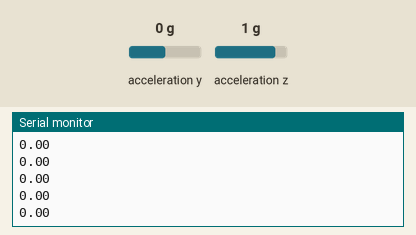
This sketch was run on a simulated Arduino Uno, built with avr-gcc and run on an emulated ATmega328P. On the bench: the last lines printed to the serial monitor. The test bench sets the inputs (shaded band); at power-on: acceleration y 0 g, acceleration z 1 g.

Above: at 1.2 s.
1.3 s: acceleration y set to -1.4 g
At 2.3 s:
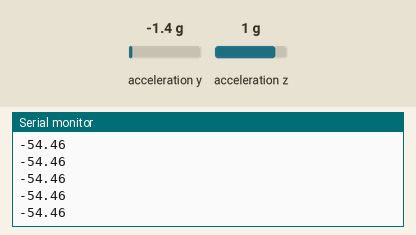
2.8 s: acceleration z set to -1.4 g
At 3.3 s:
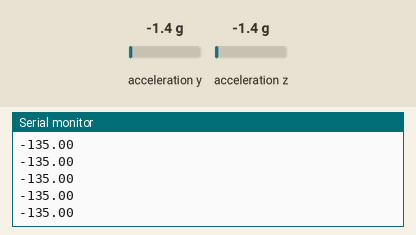
4.3 s: acceleration y set to -0.8 g
At 5.0 s:
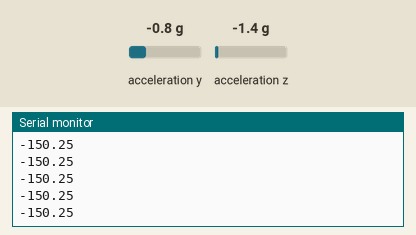
Timing chart, 0 to 7.3 s (numbered marks = the images above; inputs shaded):
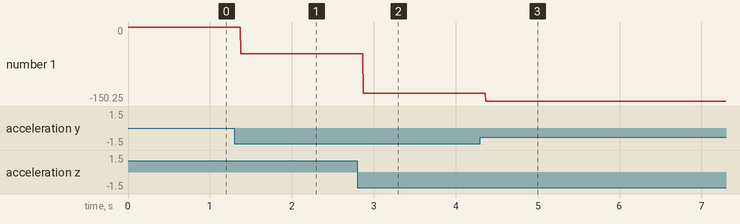

The sketch:

testSelfACc.ino
```cpp
#include <Wire.h>
#include <I2Cdev.h>
#include <MPU6050.h>
#include <math.h>

MPU6050 mpu;

int16_t accY, accZ;
float accAngle;

void setup() {
  mpu.initialize();
  Serial.begin(9600);
}

void loop() {
  accZ = mpu.getAccelerationZ();
  accY = mpu.getAccelerationY();

  accAngle = atan2(accY, accZ)*RAD_TO_DEG;

  if(isnan(accAngle));
  else
    Serial.println(accAngle);
}
```

Measured:
- after the input at 1.3 s, the serial monitor: prints a new line after 0.07 s (image 1)
- after the input at 2.8 s, the serial monitor: prints a new line after 0.07 s (image 2)
- after the input at 4.3 s, the serial monitor: prints a new line after 0.07 s (image 3)
- plotted number 1: 0 → -54.46 after the input at 1.3 s, -54.46 → -135 after the input at 2.8 s, -135 → -150.25 after the input at 4.3 s
